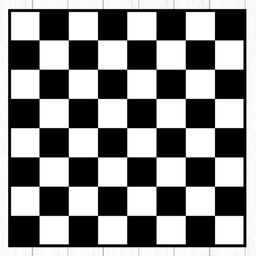
#> input picture lab_3/trial_2.png, 256 x 256 px, shrunk from 824 x 824 before the run
$ python cv_lab3.py
#> lines starting #> are read from the running program, lines starting #| are printed output that depends on the picture
from PIL import Image, ImageDraw
import numpy as np
import copy
import imageio

# the functions in this lab are taken from CV Assignment 1
def display_np(*imgs):
	for im in imgs:
	    result = Image.fromarray(im.astype('uint8'))
	    result.show()

def check_range(*x):
	for x_ in x:
	    print(np.min(x_), np.max(x_))

def read_image(x, mode = None):
#> called with x = 'trial_2.png', mode = 'L'
	x = Image.open(x).convert(mode)
	x = np.array(x)
	return x

def normalize(input_im):
	base = input_im.min()
	roof = input_im.max()
	diff = roof - base
	scale = diff /255

	input_im = input_im - base
	output = input_im/scale
	return output

def conv1d(image, kernel, order = 'C', div = 1, norm = True):
	im = copy.deepcopy(image.flatten())
	k = copy.deepcopy(kernel.flatten(order = order))

	size = len(k)
	to_remove = len(k) - 1

	output = np.full((im.shape), 255)
	for i in range(len(im) - to_remove):
	    output[i] = np.sum(k * im[i:i+size]) / div
	output = output.reshape(image.shape)
	if norm: output = normalize(output)
	return output

def conv2d(image, kernel, div = 1, norm = True):
	# number of rows and columns of the kernel
	r = kernel.shape[0]
	c = kernel.shape[1]

	# initialize a canvas for the output with 255s. We will fill values in this
	output = np.full(image.shape, 255)
	for i in range(image.shape[0] - r - 1):
	    for j in range(image.shape[1] - c - 1):
	        output[i][j] = np.sum(kernel * image[i:i+r, j:j+c]) / div
	if norm: output = normalize(output)
	return output


im = read_image('trial_2.png', 'L')
# display_np(im)

dx = np.array([-1, 1])

Ix = conv1d(im, dx)
#> in normalize, `base = input_im.min()`: base = -232
#> in normalize, `roof = input_im.max()`: roof = 255
#> in normalize, `diff = roof - base`: diff = 487
#> in normalize, `scale = diff /255`: scale = 1.91
Iy = conv1d(im.T, dx).T
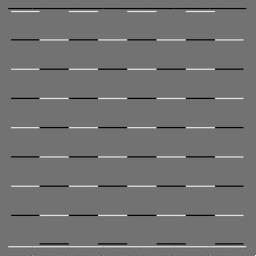
#> Iy: shape (256, 256) float64; min 0, max 255, mean 114.6

# display_np(Ix, Iy)

Ix2 = normalize(Ix * Ix)
Ixy = normalize(Ix * Iy)
Iy2 = normalize(Iy * Iy)
#> in normalize (call 5), `input_im = input_im - base`:
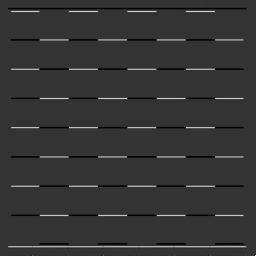
#> input_im: shape (256, 256) float64; min 0, max 65025, mean 13534.5; drawn with min black and max white

imageio.imsave('Ix.png',Ix)
imageio.imsave('Iy.png',Iy)
imageio.imsave('Ix2.png',Ix2)
imageio.imsave('Ixy.png',Ixy)
imageio.imsave('Iy2.png',Iy2)

# display_np(Ix2, Ixy, Iy2)

b = np.ones((3,3))

Aw = conv2d(Ix2, b)
#> after the loop in conv2d, `for i in range(image.shape[0] - r - 1):`:
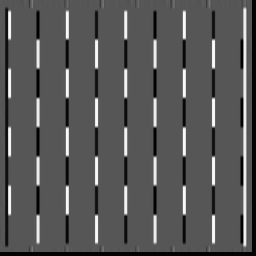
#> output: shape (256, 256) int64; min 244, max 1058, mean 525.4; drawn with min black and max white
Bw = conv2d(Ixy, b)
#> call 2 of conv2d, with kernel = array of shape (3, 3), div = 1, norm = True
#> after the loop in conv2d (call 2), `for i in range(image.shape[0] - r - 1):`:
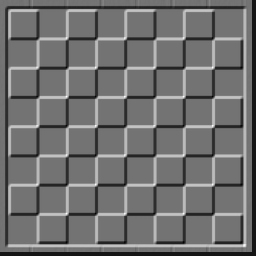
#> output: shape (256, 256) int64; min 201, max 840, mean 483.8; drawn with min black and max white
Cw = conv2d(Iy2, b)
#> call 3 of conv2d, with kernel = array of shape (3, 3), div = 1, norm = True
#> after the loop in conv2d (call 3), `for i in range(image.shape[0] - r - 1):`:
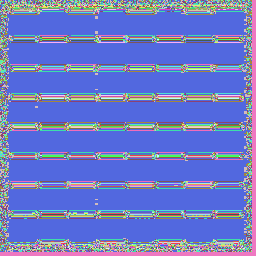
#> output: shape (256, 256) int64; 657 distinct labels, from 206 to 1001; one colour per label, 0 black
#> in normalize (call 8), `base = input_im.min()`: base = 206
#> in normalize (call 8), `roof = input_im.max()`: roof = 1001
#> in normalize (call 8), `diff = roof - base`: diff = 795
#> in normalize (call 8), `scale = diff /255`: scale = 3.12
#> in normalize (call 8), `input_im = input_im - base`: input_im: shape (256, 256) int64; 657 distinct labels, from 0 to 795
#> in normalize (call 8), `output = input_im/scale`:
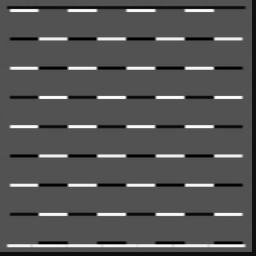
#> output: shape (256, 256) float64; min 0, max 255, mean 85

T = 5.3
op_img = Image.open('trial_2.png')
#> op_img is the input picture: PIL image 256x256 RGBA; mean R, G, B, A 138.1, 138.1, 138.1, 255
draw = ImageDraw.Draw(op_img)
for i in range(im.shape[0]):
    for j in range(im.shape[1]):
        eigv, eigvec = np.linalg.eig(np.array([[Aw[i,j], Bw[i,j]],
                                               [Bw[i,j], Cw[i,j]]]))
        m = min(eigv)
        if m > T:
            draw.line(((j-5,i) ,(j+5,i)), fill =(255,0,0))
            draw.line(((j,i-5),(j,i+5)), fill=(255,0,0))
op_img.show()
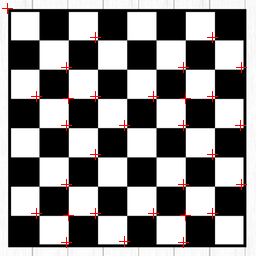
#> shown: PIL image 256x256 RGBA; mean R, G, B, A 138.9, 136.4, 136.4, 255
op_img.save('output.png')
